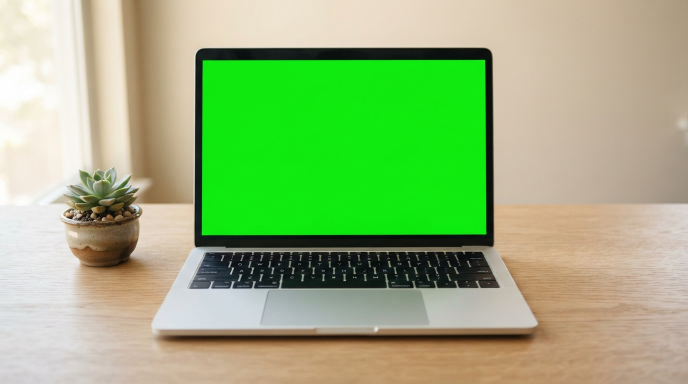
#> input picture assets/notebook-tela-verde.png, 1376 x 768 px (shown at 1/2 size)
$ python compor.py ../hero.jpg out.png out.png
#> lines starting #> are read from the running program, lines starting #| are printed output that depends on the picture; after the words box and inside, x2 and y2 are one past the last pixel; in counts of white or black regions, pixels touching at a corner belong together
# Põe os quadros do site na tela verde do notebook e codifica o MP4.
# Uso:
#   python3 video/compor.py teste video/frames/0180.png teste.png   (um quadro, para conferir)
#   python3 video/compor.py video assets/mare-notebook.mp4          (o vídeo inteiro)
# Precisa de Pillow, numpy e ffmpeg no PATH.
import sys, subprocess, glob, os, shutil
import numpy as np
from PIL import Image, ImageDraw, ImageFilter

AQUI = os.path.dirname(os.path.abspath(__file__))
FOTO = os.path.join(AQUI, '..', 'assets', 'notebook-tela-verde.png')
FRAMES = os.path.join(AQUI, 'frames')
W, H = 1920, 1080

src = Image.open(FOTO).convert('RGB')
#> src is the input picture: PIL image 1376x768 RGB; mean R, G, B 150.9, 180.6, 123.7
# recorte 16:9 em volta do notebook, para a tela ficar maior no quadro (ajuste ao trocar a foto)
cx, cy, cw = 660, 372, 1090
ch = cw * 9 / 16
bg = src.crop((cx - cw / 2, cy - ch / 2, cx + cw / 2, cy + ch / 2)).resize((W, H), Image.LANCZOS)
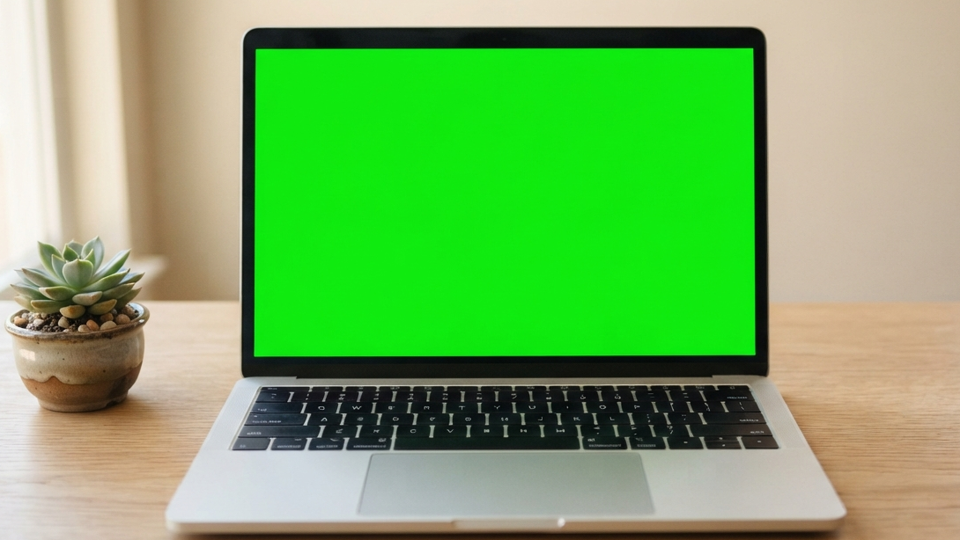
#> bg: PIL image 1920x1080 RGB (shown at 1/2 size); mean R, G, B 119, 176, 98.1
bg = bg.filter(ImageFilter.UnsharpMask(radius=2, percent=60, threshold=2))
a = np.asarray(bg).astype(np.float32)

# máscara da tela: quanto o verde passa do maior entre vermelho e azul
gex = a[..., 1] - np.maximum(a[..., 0], a[..., 2])
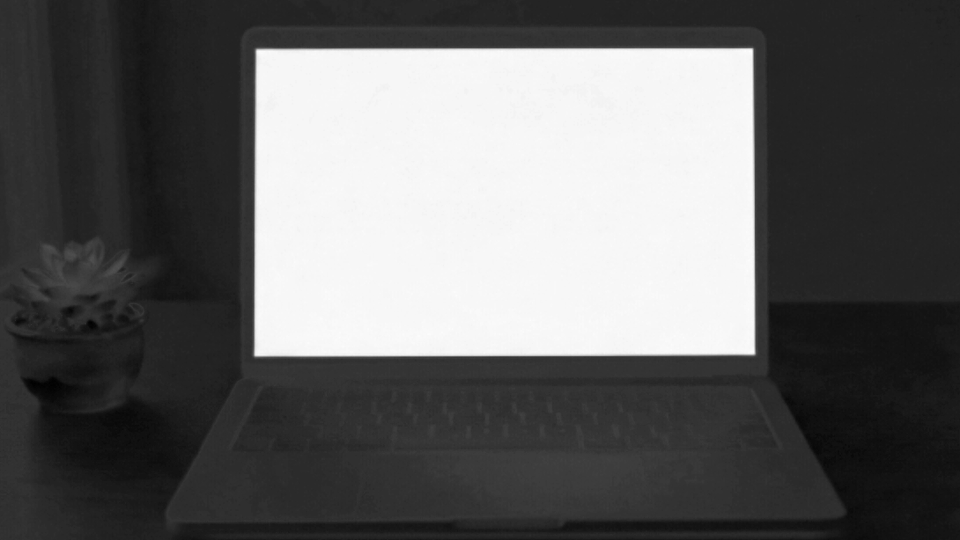
#> gex: shape (1080, 1920) float32 (shown at 1/2 size); min -56, max 228, mean 55.8; drawn with min black and max white
ys, xs = np.nonzero(gex > 90)
s, d = xs + ys, xs - ys
cantos = np.array([[xs[s.argmin()], ys[s.argmin()]], [xs[d.argmax()], ys[d.argmax()]],
                   [xs[s.argmax()], ys[s.argmax()]], [xs[d.argmin()], ys[d.argmin()]]], dtype=np.float64)
#> cantos = [[512, 98], [1504, 96], [1510, 708], [508, 711]]
# 7 px para fora: a borda do verde não é reta e a franja antialiasada passa dos cantos
c0 = cantos.mean(0); quad = c0 + (cantos - c0) * (1 + 7 / np.linalg.norm(cantos - c0, axis=1, keepdims=True))
#> after `c0 = cantos.mean(0)`: c0 = [1008.5, 403.2]
#> after `quad = c0 + (cantos - c0) * (1 + 7 / np.linalg.norm(cantos - c0, axis=`: quad = [[506, 94.33], [1509.9, 92.31], [1516, 711.6], [502, 714.7]]

poli = Image.new('L', (W, H), 0); ImageDraw.Draw(poli).polygon([tuple(p) for p in quad], fill=255)
#> after `poli = Image.new('L', (W, H), 0)`: poli: PIL image 1920x1080 L; every value is 0
#> after `ImageDraw.Draw(poli).polygon([tuple(p) for p in quad], fill=255)`:
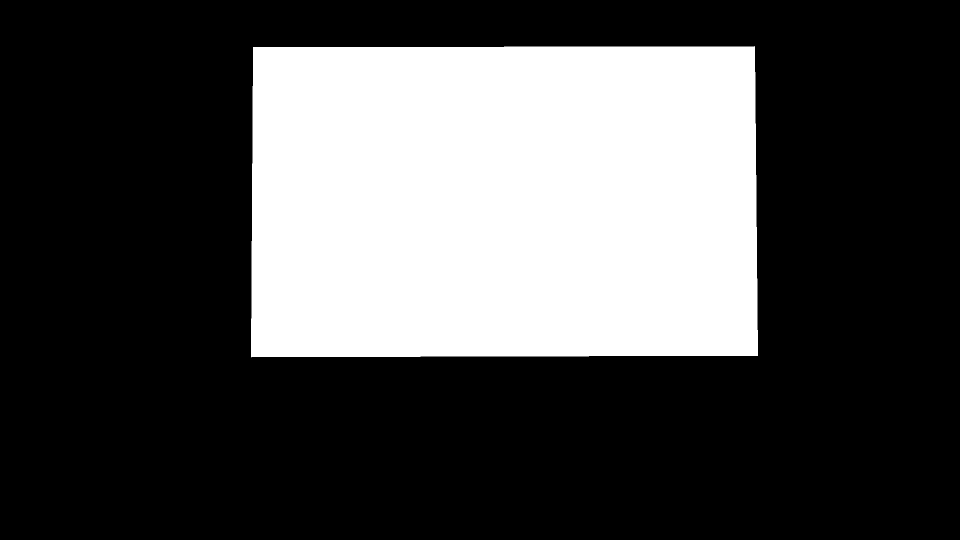
#> poli: PIL image 1920x1080 L (shown at 1/2 size); 30.1% white; 1 white region, box (x1, y1, x2, y2) and area: (502, 92, 1516, 715) 625081
poli = np.asarray(poli).astype(np.float32) / 255
m = (np.clip((gex - 6) / 34, 0, 1) * poli)[..., None]
# tira o verde que vazou na moldura e o reflexo da tela no teclado (a planta fica como está)
desp = a.copy(); desp[..., 1] = np.minimum(a[..., 1], np.maximum(a[..., 0], a[..., 2]) + 6)
#> after `desp[..., 1] = np.minimum(a[..., 1], np.maximum(a[..., 0], a[..., 2]) `:
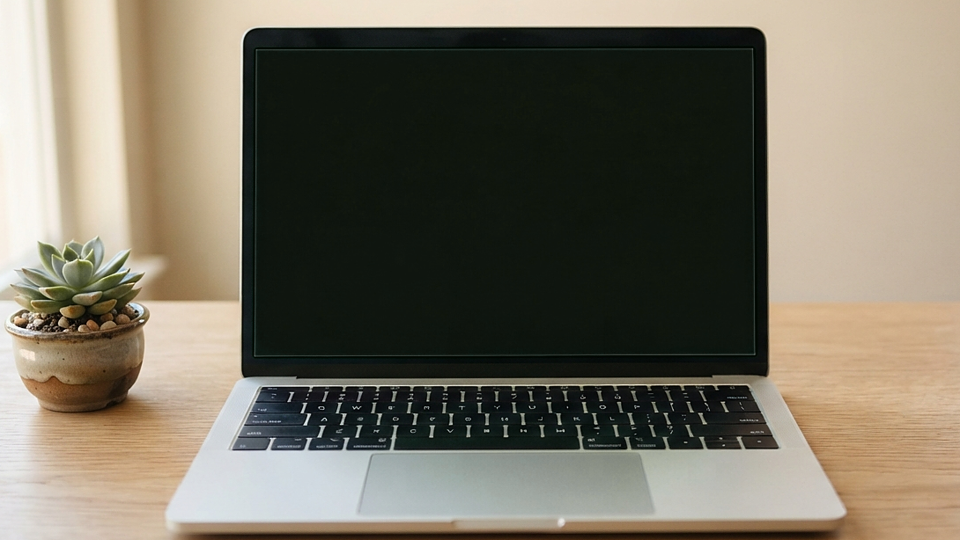
#> desp: shape (1080, 1920, 3) float32 (shown at 1/2 size); mean R, G, B 119.4, 113, 98.5
faixa = np.asarray(Image.fromarray((poli * 255).astype(np.uint8)).filter(ImageFilter.MaxFilter(9)))[..., None] > 0
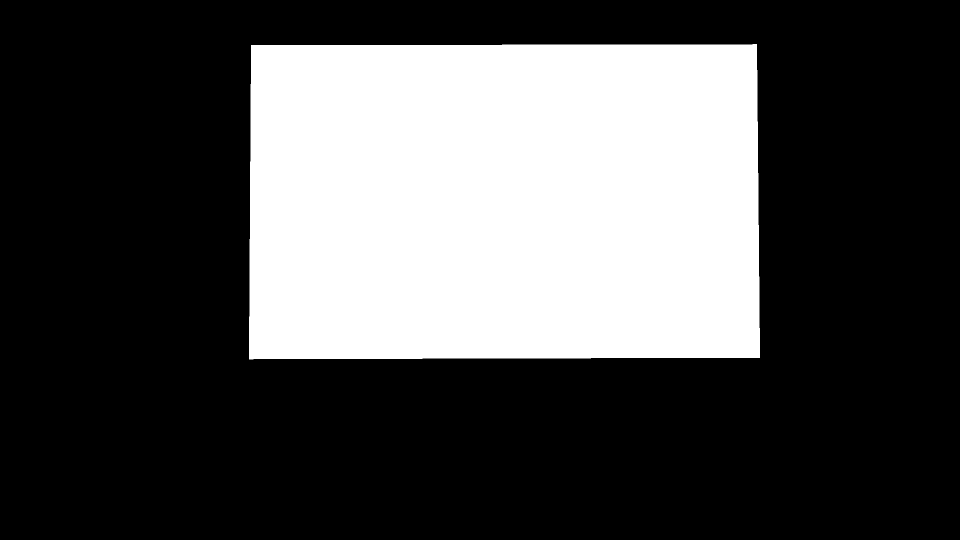
#> faixa: shape (1080, 1920, 1) bool (shown at 1/2 size); 30.8% white; 1 white region, box (x1, y1, x2, y2) and area: (498, 88, 1520, 719) 638241
planta = np.zeros((H, W, 1), bool); planta[440:, :430] = True
base = np.where(faixa | ~planta, desp, a)

qw = int(np.linalg.norm(quad[1] - quad[0])); qh = int(np.linalg.norm(quad[3] - quad[0]))
#> after `qw = int(np.linalg.norm(quad[1] - quad[0]))`: qw = 1003
#> after `qh = int(np.linalg.norm(quad[3] - quad[0]))`: qh = 620
def coef(dst, srcp):
    A, B = [], []
    for (x, y), (u, v) in zip(dst, srcp):
        A += [[x, y, 1, 0, 0, 0, -u * x, -u * y], [0, 0, 0, x, y, 1, -v * x, -v * y]]; B += [u, v]
#> this loop made 4 passes
#> (x, y, u, v, B) on passes 2 to 4: (1509.9, 92.31, 1003, 0, [0, 0, 1003, 0]), (1516, 711.6, 1003, 620, [0, 0, 1003, 0, 1003, 620]), (502, 714.7, 0, 620, [0, 0, 1003, 0, 1003, 620, 0, 620])
#> (x, y, u, v) on pass 1: (506, 94.33, 0, 0)
#> after the loop, A = 8 items
    return np.linalg.solve(np.array(A), np.array(B)).tolist()
K = coef(quad, [(0, 0), (qw, 0), (qw, qh), (0, qh)])
#> K = [0.998, 0.00644, -505.8, 0.00204, 1.01, -96.33, -1.54e-06, 1.61e-05]

def quadro(path):
    site = Image.open(path).convert('RGB').resize((qw, qh), Image.LANCZOS)
    w = np.asarray(site.transform((W, H), Image.PERSPECTIVE, K, Image.BICUBIC)).astype(np.float32)
    return (base * (1 - m) + w * m).clip(0, 255).astype(np.uint8)

if sys.argv[1] == 'teste':
    Image.fromarray(quadro(sys.argv[2])).save(sys.argv[3]); sys.exit()

frames = sorted(glob.glob(os.path.join(FRAMES, '*.png')))
#> (the run stopped early here; a loop or call above may not have finished)
